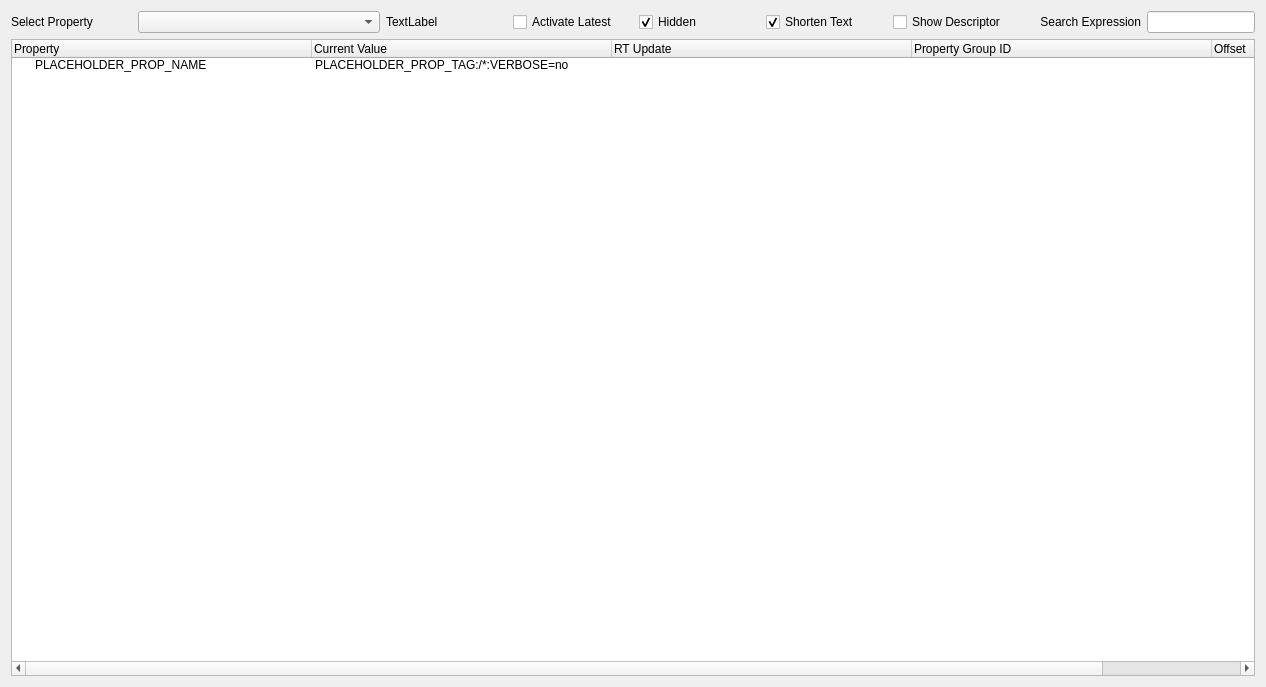
<?xml version="1.0" encoding="UTF-8"?>
<ui version="4.0">
 <class>jvx_property_tree</class>
 <widget class="QWidget" name="jvx_property_tree">
  <property name="geometry">
   <rect>
    <x>0</x>
    <y>0</y>
    <width>1266</width>
    <height>687</height>
   </rect>
  </property>
  <property name="windowTitle">
   <string>Form</string>
  </property>
  <layout class="QGridLayout" name="gridLayout" columnstretch="1,1,1,1,1,1,1,1,1,0">
   <item row="0" column="9">
    <widget class="QLineEdit" name="lineEdit_search"/>
   </item>
   <item row="0" column="8">
    <widget class="QLabel" name="label_2">
     <property name="text">
      <string>Search Expression</string>
     </property>
     <property name="alignment">
      <set>Qt::AlignRight|Qt::AlignTrailing|Qt::AlignVCenter</set>
     </property>
    </widget>
   </item>
   <item row="0" column="4">
    <widget class="QCheckBox" name="checkBox_actlatest">
     <property name="text">
      <string>Activate Latest</string>
     </property>
    </widget>
   </item>
   <item row="0" column="1" colspan="2">
    <widget class="QComboBox" name="comboBox_component_ref"/>
   </item>
   <item row="0" column="6">
    <widget class="QCheckBox" name="checkBox">
     <property name="text">
      <string>Shorten Text</string>
     </property>
     <property name="checked">
      <bool>true</bool>
     </property>
    </widget>
   </item>
   <item row="1" column="0" colspan="10">
    <widget class="QTreeWidget" name="treeWidget_props">
     <property name="accessibleDescription">
      <string>jvx_properties</string>
     </property>
     <attribute name="headerMinimumSectionSize">
      <number>200</number>
     </attribute>
     <attribute name="headerDefaultSectionSize">
      <number>300</number>
     </attribute>
     <column>
      <property name="text">
       <string>Property</string>
      </property>
     </column>
     <column>
      <property name="text">
       <string>Current Value</string>
      </property>
     </column>
     <column>
      <property name="text">
       <string>RT Update</string>
      </property>
     </column>
     <column>
      <property name="text">
       <string>Property Group ID</string>
      </property>
     </column>
     <column>
      <property name="text">
       <string>Offset</string>
      </property>
     </column>
     <item>
      <property name="text">
       <string>PLACEHOLDER_PROP_NAME</string>
      </property>
      <property name="text">
       <string>PLACEHOLDER_PROP_TAG:/*:VERBOSE=no</string>
      </property>
      <property name="text">
       <string/>
      </property>
      <property name="text">
       <string/>
      </property>
     </item>
    </widget>
   </item>
   <item row="0" column="0">
    <widget class="QLabel" name="label">
     <property name="text">
      <string>Select Property</string>
     </property>
    </widget>
   </item>
   <item row="0" column="5">
    <widget class="QCheckBox" name="checkBox_hidden">
     <property name="text">
      <string>Hidden</string>
     </property>
     <property name="checked">
      <bool>true</bool>
     </property>
    </widget>
   </item>
   <item row="0" column="3">
    <widget class="QLabel" name="label_component_id">
     <property name="text">
      <string>TextLabel</string>
     </property>
    </widget>
   </item>
   <item row="0" column="7">
    <widget class="QCheckBox" name="checkBox_2">
     <property name="text">
      <string>Show Descriptor</string>
     </property>
     <property name="checked">
      <bool>false</bool>
     </property>
    </widget>
   </item>
  </layout>
 </widget>
 <resources/>
 <connections>
  <connection>
   <sender>comboBox_component_ref</sender>
   <signal>activated(int)</signal>
   <receiver>jvx_property_tree</receiver>
   <slot>changed_selection_propref(int)</slot>
   <hints>
    <hint type="sourcelabel">
     <x>265</x>
     <y>28</y>
    </hint>
    <hint type="destinationlabel">
     <x>368</x>
     <y>0</y>
    </hint>
   </hints>
  </connection>
  <connection>
   <sender>checkBox_actlatest</sender>
   <signal>clicked(bool)</signal>
   <receiver>jvx_property_tree</receiver>
   <slot>changed_activate_latest(bool)</slot>
   <hints>
    <hint type="sourcelabel">
     <x>612</x>
     <y>32</y>
    </hint>
    <hint type="destinationlabel">
     <x>697</x>
     <y>33</y>
    </hint>
   </hints>
  </connection>
  <connection>
   <sender>lineEdit_search</sender>
   <signal>textChanged(QString)</signal>
   <receiver>jvx_property_tree</receiver>
   <slot>new_token_search(QString)</slot>
   <hints>
    <hint type="sourcelabel">
     <x>1254</x>
     <y>34</y>
    </hint>
    <hint type="destinationlabel">
     <x>605</x>
     <y>0</y>
    </hint>
   </hints>
  </connection>
  <connection>
   <sender>checkBox_hidden</sender>
   <signal>clicked(bool)</signal>
   <receiver>jvx_property_tree</receiver>
   <slot>changed_selection_hidden(bool)</slot>
   <hints>
    <hint type="sourcelabel">
     <x>736</x>
     <y>32</y>
    </hint>
    <hint type="destinationlabel">
     <x>242</x>
     <y>0</y>
    </hint>
   </hints>
  </connection>
  <connection>
   <sender>checkBox</sender>
   <signal>clicked(bool)</signal>
   <receiver>jvx_property_tree</receiver>
   <slot>changed_selection_shorten(bool)</slot>
   <hints>
    <hint type="sourcelabel">
     <x>859</x>
     <y>26</y>
    </hint>
    <hint type="destinationlabel">
     <x>916</x>
     <y>-15</y>
    </hint>
   </hints>
  </connection>
  <connection>
   <sender>checkBox_2</sender>
   <signal>clicked(bool)</signal>
   <receiver>jvx_property_tree</receiver>
   <slot>changed_selection_show(bool)</slot>
   <hints>
    <hint type="sourcelabel">
     <x>879</x>
     <y>18</y>
    </hint>
    <hint type="destinationlabel">
     <x>1116</x>
     <y>-10</y>
    </hint>
   </hints>
  </connection>
 </connections>
 <slots>
  <slot>changed_selection_propref(int)</slot>
  <slot>changed_activate_latest(bool)</slot>
  <slot>new_token_search(QString)</slot>
  <slot>changed_selection_hidden(bool)</slot>
  <slot>changed_selection_shorten(bool)</slot>
  <slot>changed_selection_show(bool)</slot>
 </slots>
</ui>
